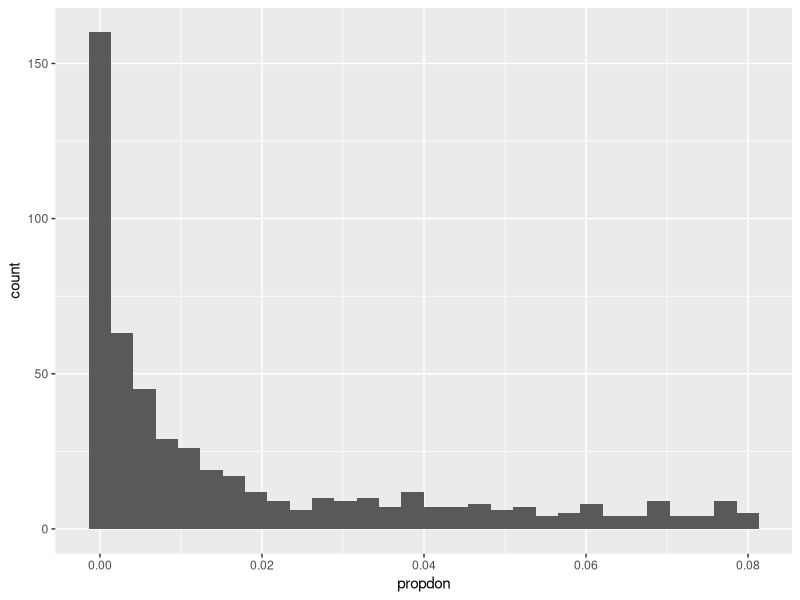
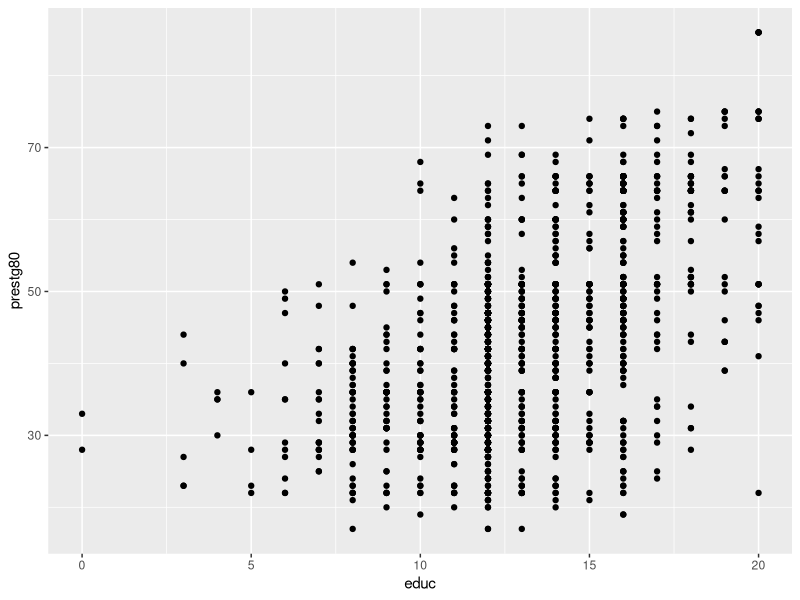
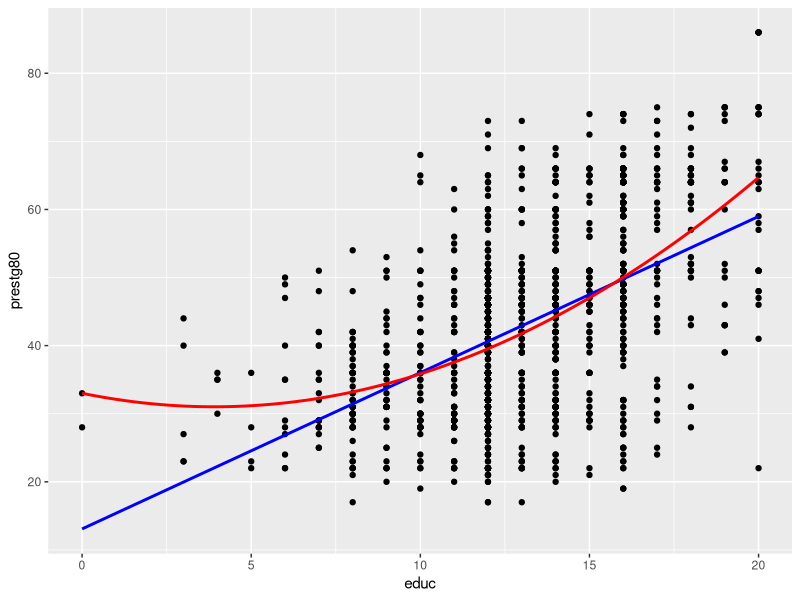
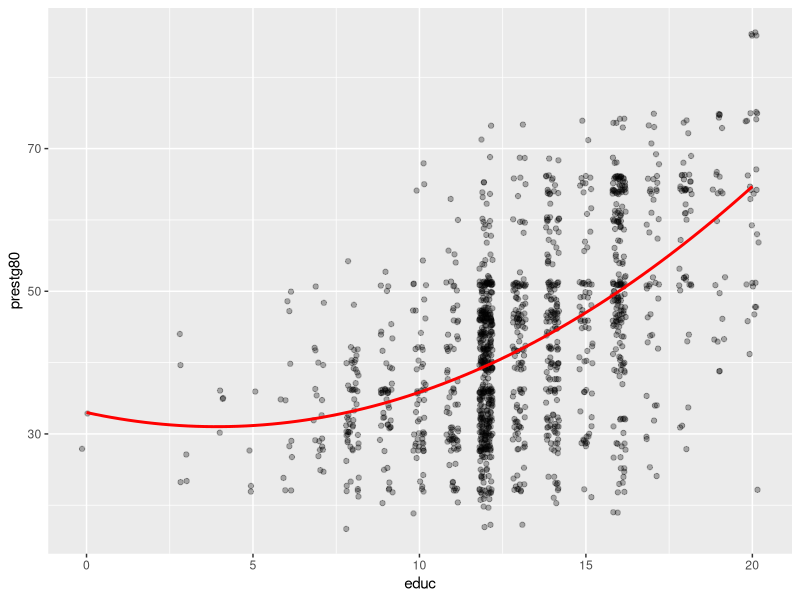
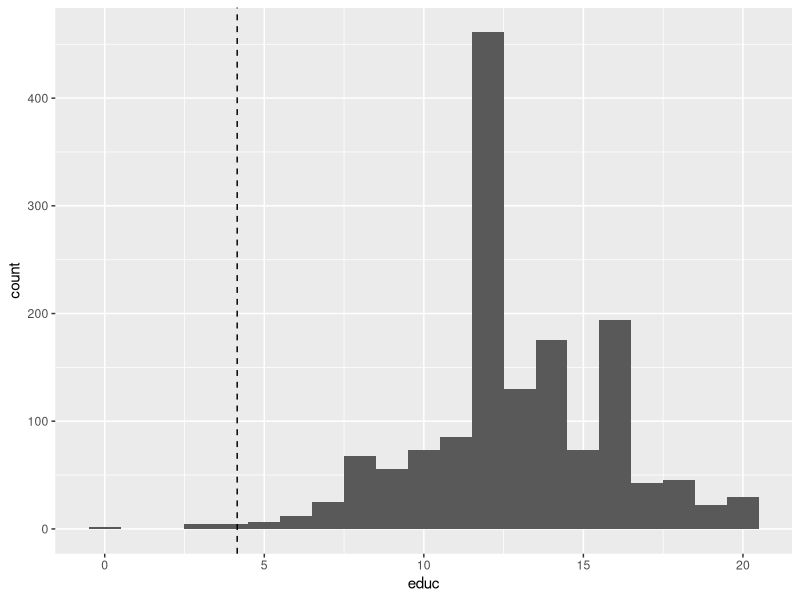

Write the R code that produced these figures, in order.
## ---- chunk 1
library(tidyverse)
library(haven)
library(emmeans)

sesam <- read_dta("data/sesam.dta")
donations <- read_dta("data/donations.dta")
gss91 <- read_dta("data/gss91_extended.dta")
## ---- chunk 2
fit_multi <- lm(postnumb ~ age + prenumb, data = sesam)
summary(fit_multi)

# Adj. R-squared = 0.45
#
# E(postnumb) = 7.42 + 0.12 age + 0.78 prenumb      (SE_age = 0.11, SE_prenumb = 0.06)
#
# Age does not contribute in predicting postnumb (not significant). The
# marginal correlation between age and postnumb is significant, but here
# the effect of age is conditional on that of prenumb: once you control
# for prenumb, age does not matter.
# If pretest score goes up by 1, posttest score significantly goes up by
# 0.78, irrespective of age.
# People aged 0 with a pretest score of 0 have a posttest score of 7.42;
# interpreting the constant is not meaningful here.
# The F-test p-value is 0.000, so not all coefficients are 0 (R-squared
# is significant). 45% of the variation in the post-test is explained by
# the pre-test and age.
## ---- chunk 3
fit_age_only <- lm(postnumb ~ age, data = sesam)
summary(fit_age_only)

# In the simple regression, age is significantly related to postnumb.
# This is because age is correlated with prenumb; once prenumb is added
# to the model, the (partial) effect of age drops out. A predictor can be
# marginally related to Y through its association with other predictors,
# without having an independent (partial) effect once those predictors
# are controlled for.
## ---- chunk 4
sesam |>
  summarise(r_age_prenumb = cor(age, prenumb, use = "complete.obs"))
# older children score higher on the pre-test, which is why age looks
# informative until the pre-test is in the model
## ---- chunk 5
fit_prenumb_only <- lm(postnumb ~ prenumb, data = sesam)
summary(fit_prenumb_only)

# Very little has changed compared to the model with both predictors:
# the coefficient for prenumb and R-squared are almost the same with or
# without age in the model. This confirms that age adds essentially
# nothing once prenumb is controlled for.
## ---- chunk 6
anova(fit_prenumb_only, fit_multi)
# comparing nested models: a non-significant F confirms that age adds
# nothing beyond prenumb
## ---- chunk 7
table(donations$religion, useNA = "ifany")
# check the codes before excluding the miscellaneous category
## ---- chunk 8
donations <- donations |>
  filter(religion != 6) |>
  mutate(religion = factor(religion))

levels(donations$religion)
# the first level becomes the reference category
## ---- chunk 9
fit_rel <- lm(donation ~ religion + inc, data = donations)
summary(fit_rel)

# There are differences in the average donations of the various religious
# groups. The null hypothesis that R-squared = 0 (p-value of the F-test)
# is rejected. From the coefficients we learn that there are significant
# differences in average donations between catholics and the reference
# category (none), between reformed and none, and between rereformed and
# none. There is no evidence of a difference in average donation between
# islam and none.
## ---- chunk 10
anova(fit_rel)
# the F-test for religion tests all its dummy variables simultaneously
## ---- chunk 11
emmeans(fit_rel, pairwise ~ religion)

# Pairwise comparisons show whether specific pairs of categories differ
# significantly, not just each category versus the reference category.
# Alternatively, releveling the factor to "reformed" as reference and
# refitting the model gives the same information for that specific
# comparison:

donations <- donations |>
  mutate(religion = relevel(religion, ref = "3"))

fit_rel_releveled <- lm(donation ~ religion + inc, data = donations)
summary(fit_rel_releveled)

# reset back to the original reference category for later use
donations <- donations |>
  mutate(religion = relevel(religion, ref = "1"))
## ---- chunk 12
donations <- donations |>
  mutate(
    propdon = ((donation * 1000) / 12) / (inc * 1000),
    percdon = propdon * 100
  )
# propdon is the proportion of monthly income donated
# percdon is the same quantity expressed as a percentage

donations |>
  summarise(
    mean_propdon = mean(propdon, na.rm = TRUE),
    sd_propdon = sd(propdon, na.rm = TRUE)
  )

# Yearly donations have been recorded in thousands, hence
# the *1000 conversion. The mean propdon = 0.0177, and the sd = 0.02235.
# The mean proportion of monthly income donated is about 0.02. The sd is
# relatively large compared to the mean.
## ---- chunk 13
donations |>
  mutate(propdon_short = donation / (12 * inc)) |>
  summarise(max_difference = max(abs(propdon_short - propdon), na.rm = TRUE))
# the difference should be zero
## ---- chunk 14
ggplot(donations, aes(x = propdon)) +
  geom_histogram(bins = 30)
# most people donate a small proportion, a few donate a great deal more
## ---- chunk 15
donations <- donations |>
  filter(religion != 6)

nrow(donations)
## ---- chunk 16
fit_propdon <- lm(propdon ~ religion, data = donations)
summary(fit_propdon)

emmeans(fit_propdon, pairwise ~ religion)

# No significant differences are found between islam and none, and
# between catholics and reformed (the confidence interval for these
# pairwise differences includes 0).
## ---- chunk 17
fit_percdon_inc <- lm(percdon ~ inc, data = donations)
summary(fit_percdon_inc)

fit_percdon_full <- lm(percdon ~ inc + religion, data = donations)
summary(fit_percdon_full)

# There is evidence that donations increase with income, even controlling
# for religion (b = 0.424, t = 5.49, p < 0.001). For each unit (1000)
# increase in monthly income, the percentage of income donated increases
# by about 0.4 percentage points.
## ---- chunk 18
bind_rows(
  tibble(model = "inc only", b_inc = coef(fit_percdon_inc)["inc"],
         adj_r2 = summary(fit_percdon_inc)$adj.r.squared),
  tibble(model = "inc + religion", b_inc = coef(fit_percdon_full)["inc"],
         adj_r2 = summary(fit_percdon_full)$adj.r.squared)
)
# the income effect barely changes when religion is added, so religion does
# not confound the income effect
## ---- chunk 19
fit_male_rel <- lm(percdon ~ male * religion, data = donations)
summary(fit_male_rel)

# There is no evidence that the effect of religion on donations differs
# for men and women (the interaction terms are not significant).
## ---- chunk 20
anova(lm(percdon ~ male + religion, data = donations), fit_male_rel)
# a single F-test for the whole set of interaction terms
## ---- chunk 21
fit_inc_rel <- lm(percdon ~ inc * religion, data = donations)
summary(fit_inc_rel)

# There is no evidence that the effect of income on donations varies
# between the religious denominations (the interaction terms are not
# significant).
## ---- chunk 22
anova(lm(percdon ~ inc + religion, data = donations), fit_inc_rel)
# joint test of the interaction terms
## ---- chunk 23
donations <- donations |>
  mutate(age_lifevent = age * lifevent)

fit_age_life_manual <- lm(percdon ~ age + lifevent + age_lifevent, data = donations)
summary(fit_age_life_manual)

fit_age_life_formula <- lm(percdon ~ age * lifevent, data = donations)
summary(fit_age_life_formula)

# There is no evidence that the effect of having experienced a serious
# health problem on donations is larger for older than for younger
# people (the interaction term is not significant).
## ---- chunk 24
all.equal(coef(fit_age_life_manual), coef(fit_age_life_formula), check.attributes = FALSE)
# the two routes give identical estimates; the formula syntax is just shorter
# and cannot go wrong about which main effects to include
## ---- chunk 25
donations <- donations |>
  mutate(age_inc = age * inc)

fit_age_inc_manual <- lm(percdon ~ age + inc + age_inc, data = donations)
summary(fit_age_inc_manual)

fit_age_inc_formula <- lm(percdon ~ age * inc, data = donations)
summary(fit_age_inc_formula)

# There is no evidence that the effect of monthly income on donations
# varies with age (the interaction term is not significant).
## ---- chunk 26
lm(
  percdon ~ I(age - mean(age, na.rm = TRUE)) * I(inc - mean(inc, na.rm = TRUE)),
  data = donations
) |>
  summary()
# now the main effects refer to a person of average age and average income
# the interaction term itself is unchanged
## ---- chunk 27
donations <- donations |>
  mutate(male_inc = male * inc)

fit_male_inc_manual <- lm(percdon ~ male + inc + male_inc, data = donations)
summary(fit_male_inc_manual)

fit_male_inc_formula <- lm(percdon ~ male * inc, data = donations)
summary(fit_male_inc_formula)

# There is no evidence that the effect of monthly income on donations
# differs for men and women (the interaction term is not significant).
## ---- chunk 28
fit_full_interaction <- lm(percdon ~ male * inc * religion, data = donations)
summary(fit_full_interaction)

# There is no evidence that possible gender differences in the effect of
# monthly income on donations vary with religion (the three-way
# interaction terms are not significant).
## ---- chunk 29
anova(
  lm(percdon ~ (male + inc + religion)^2, data = donations),
  fit_full_interaction
)
# a single test of the three-way interaction terms against the model with
# only two-way interactions
## ---- chunk 30
donations |>
  count(male, religion) |>
  arrange(n) |>
  slice(1:5)
# a three-way interaction subdivides the data very finely
# with small cells, non-significance mainly reflects a lack of power rather
# than evidence that no such interaction exists
## ---- chunk 31
ggplot(gss91, aes(x = educ, y = prestg80)) +
  geom_point()

ggplot(gss91, aes(x = educ, y = prestg80)) +
  geom_point() +
  geom_smooth(method = "lm", formula = y ~ x, se = FALSE, color = "blue") +
  geom_smooth(method = "lm", formula = y ~ poly(x, 2), se = FALSE, color = "red")

# The quadratic (red) line explains more variance than the linear (blue)
# line: R-squared = 0.291 versus 0.27 for the linear fit. Whether this
# difference is significant needs to be tested formally, e.g. through an
# interaction of educ with itself (a squared term) in a regression model.
## ---- chunk 32
ggplot(gss91, aes(x = educ, y = prestg80)) +
  geom_jitter(width = 0.2, alpha = 0.3) +
  geom_smooth(method = "lm", formula = y ~ poly(x, 2), se = FALSE, color = "red")
# jittering and transparency reveal where the data actually are
# note how few observations lie at the low end of educ
## ---- chunk 33
fit_quad <- lm(
  prestg80 ~ educ + I(educ^2) + factor(race) + factor(region) + factor(sex),
  data = gss91
)
summary(fit_quad)

# The educ-squared term is significant (t(1407) = 6.46, p < 0.0001), so
# there is evidence of a quadratic relationship, controlling for race,
# region, and sex.
## ---- chunk 34
fit_linear <- lm(
  prestg80 ~ educ + factor(race) + factor(region) + factor(sex),
  data = gss91
)

anova(fit_linear, fit_quad)
# the same conclusion as a nested model comparison
## ---- chunk 35
b_educ <- coef(fit_quad)["educ"]
b_educ2 <- coef(fit_quad)["I(educ^2)"]

turning_point <- -b_educ / (2 * b_educ2)
turning_point

# -b[educ] / (2 * b[educ2]) = -(-1.081) / (2 * 0.130) = 4.2
#
# Since b[educ2] > 0, the relation is U-shaped, as suggested by the
# scatterplot (though that plot did not include statistical controls).
# We conclude that around 4 years of education corresponds to the lowest
# predicted prestige.

gss91 |>
  summarise(n_at_or_below = sum(educ <= turning_point, na.rm = TRUE))

# Only a small number of subjects have educ values at or below the
# turning point (about 12 out of roughly 1500). It is highly unlikely
# that prestige is actually higher with 1 or 2 years of education than
# with 4 years; the model most plausibly applies for 4 and more years of
# education. We therefore abstain from interpreting the turning point
# itself, and conclude instead that, over the range where most of the
# data lie, prestige increases in education at an increasing rate.
## ---- chunk 36
gss91 |>
  summarise(
    n = n(),
    at_or_below = sum(educ <= turning_point, na.rm = TRUE),
    percent = 100 * mean(educ <= turning_point, na.rm = TRUE)
  )
# the proportion of the sample on the descending part of the curve
## ---- chunk 37
ggplot(gss91, aes(x = educ)) +
  geom_histogram(binwidth = 1) +
  geom_vline(xintercept = turning_point, linetype = "dashed")
# the dashed line marks the turning point
# almost the entire distribution lies to the right of it
